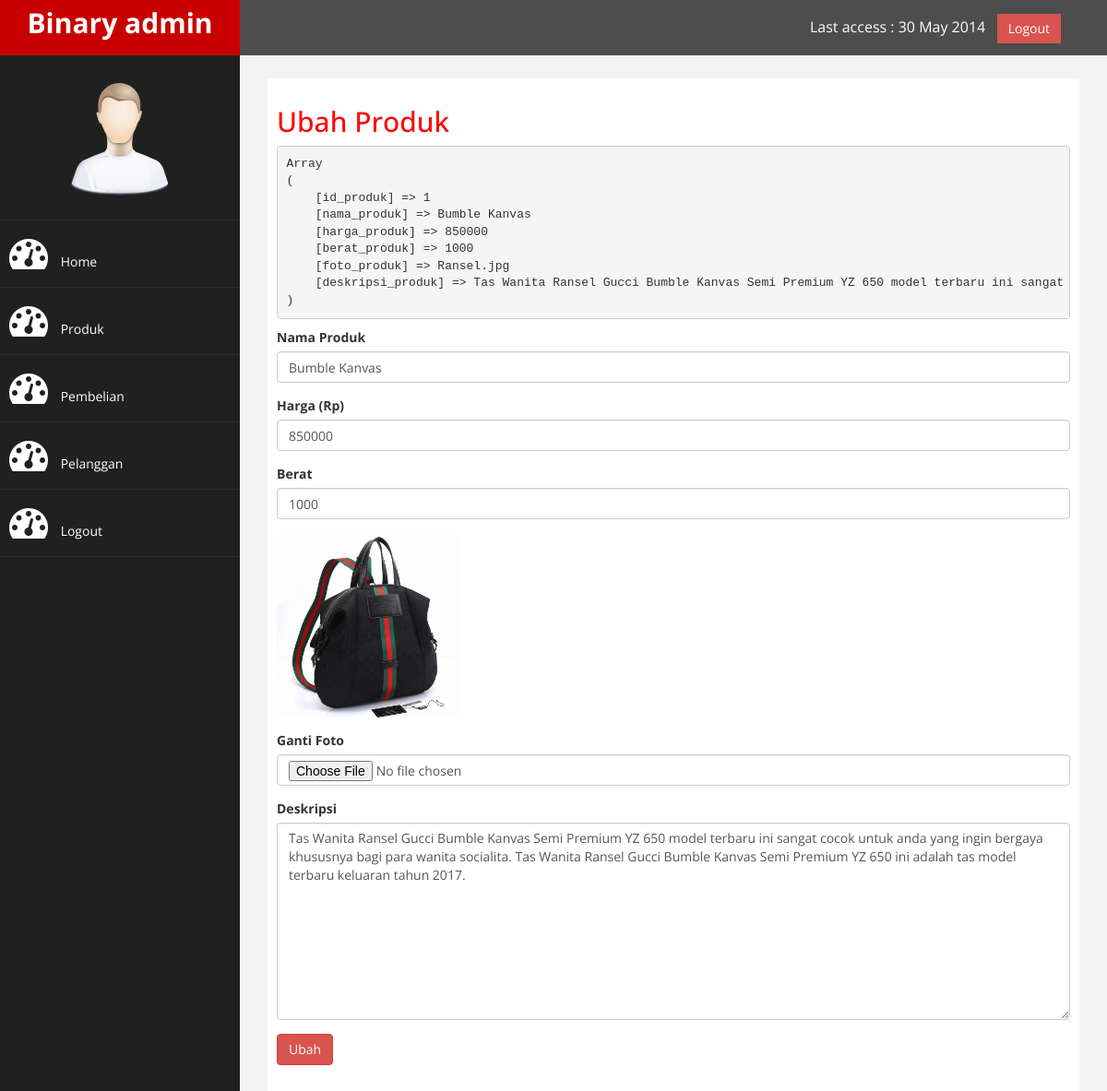
Screenshot of /admin/index.php?halaman=ubahproduk&id=1 (signed in) with the database file from the repository.
### tables this page shows
CREATE TABLE `produk` (
  `id_produk` int(11) NOT NULL,
  `nama_produk` varchar(100) NOT NULL,
  `harga_produk` int(11) NOT NULL,
  `berat_produk` int(11) NOT NULL,
  `foto_produk` varchar(100) NOT NULL,
  `deskripsi_produk` text NOT NULL
);

### admin/ubahproduk.php (the view, shortened to what this page needs)
<h2>Ubah Produk</h2>
<?php
$ambil=$koneksi->query("SELECT * FROM produk WHERE id_produk='$_GET[id]'");
$pecah= $ambil->fetch_assoc();
echo "<pre>";
print_r($pecah);
echo "</pre>";
?>
<form method="post" enctype="multipart/form-data">
	<div class="form-group">
		<label>Nama Produk</label>
		<input type="text" class="form-control" name="nama" value="<?php echo $pecah['nama_produk']; ?>">
	</div>
	<div class="form-group">
		<label>Harga (Rp)</label>
		<input type="number" class="form-control" name="harga" value="<?php echo $pecah['harga_produk']; ?>">
	</div>
	<div class="form-group">
		<label>Berat</label>
		<input type="number" class="form-control" name="berat" value="<?php echo $pecah['berat_produk']; ?>">
	</div>
	<div class="form-group">
		<img src="../foto_produk/<?php echo $pecah['foto_produk'] ?>" width="200">
	</div>
	<div class="form-group">
		<label>Ganti Foto</label>
		<input type="file" class="form-control" name="foto">
	</div>
	<div class="form-group">
		<label>Deskripsi</label>
		<textarea class="form-control" name="deskripsi" rows="10"><?php echo $pecah['deskripsi_produk']; ?>
		</textarea>
	</div>
	<button class="btn btn-danger" name="ubah">Ubah</button>
</form>

### admin/assets/css/custom.css (style rules this page uses)
body { font-family: 'Open Sans', sans-serif; }
h2 { color: #f00; }

### rows the page displays
produk: nama "Bumble Kanvas", harga "850000", berat "1000", foto_produk (picture), deskripsi "Tas Wanita Ransel Gucci Bumble Kanvas Semi Premium YZ 650 model terbaru ini sangat cocok untuk anda yang ingin bergaya khususnya bagi para wanita socialita. Tas Wanita Ransel Gucci Bumble Kanvas Semi Premium YZ 650 ini adalah tas model terbaru keluaran tahun 2017."
